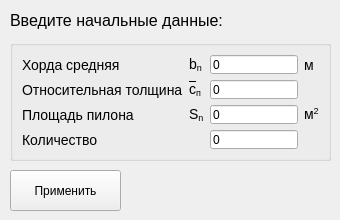
            <widget class="QWidget" name="tab_8">
             <attribute name="title">
              <string>Пилон</string>
             </attribute>
             <widget class="QGroupBox" name="groupBox_12">
              <property name="geometry">
               <rect>
                <x>10</x>
                <y>40</y>
                <width>321</width>
                <height>121</height>
               </rect>
              </property>
              <property name="styleSheet">
               <string notr="true">QLabel{
font-size: 14px;
}</string>
              </property>
              <property name="title">
               <string/>
              </property>
              <layout class="QVBoxLayout" name="verticalLayout_12">
               <item>
                <layout class="QGridLayout" name="gridLayout_14">
                 <item row="2" column="0">
                  <widget class="QLabel" name="label_158">
                   <property name="text">
                    <string>Площадь пилона</string>
                   </property>
                  </widget>
                 </item>
                 <item row="2" column="2">
                  <widget class="QLineEdit" name="ed_Sp">
                   <property name="text">
                    <string>0</string>
                   </property>
                  </widget>
                 </item>
                 <item row="0" column="3">
                  <widget class="QLabel" name="label_217">
                   <property name="text">
                    <string>м</string>
                   </property>
                  </widget>
                 </item>
                 <item row="1" column="0" alignment="Qt::AlignLeft">
                  <widget class="QLabel" name="label_218">
                   <property name="text">
                    <string>Относительная толщина</string>
                   </property>
                  </widget>
                 </item>
                 <item row="0" column="0">
                  <widget class="QLabel" name="label_213">
                   <property name="text">
                    <string>Хорда средняя</string>
                   </property>
                  </widget>
                 </item>
                 <item row="1" column="2">
                  <widget class="QLineEdit" name="ed_cp_">
                   <property name="text">
                    <string>0</string>
                   </property>
                  </widget>
                 </item>
                 <item row="0" column="2">
                  <widget class="QLineEdit" name="ed_bp">
                   <property name="text">
                    <string>0</string>
                   </property>
                  </widget>
                 </item>
                 <item row="2" column="1">
                  <widget class="QLabel" name="label_64">
                   <property name="text">
                    <string>&lt;html&gt;&lt;head/&gt;&lt;body&gt;&lt;p&gt;S&lt;span style=&quot; vertical-align:sub;&quot;&gt;n&lt;/span&gt;&lt;/p&gt;&lt;/body&gt;&lt;/html&gt;</string>
                   </property>
                  </widget>
                 </item>
                 <item row="2" column="3">
                  <widget class="QLabel" name="label_67">
                   <property name="text">
                    <string>&lt;html&gt;&lt;head/&gt;&lt;body&gt;&lt;p&gt;м&lt;span style=&quot; vertical-align:super;&quot;&gt;2&lt;/span&gt;&lt;/p&gt;&lt;/body&gt;&lt;/html&gt;</string>
                   </property>
                  </widget>
                 </item>
                 <item row="0" column="1">
                  <widget class="QLabel" name="label_215">
                   <property name="text">
                    <string>&lt;html&gt;&lt;head/&gt;&lt;body&gt;&lt;p&gt;b&lt;span style=&quot; vertical-align:sub;&quot;&gt;n&lt;/span&gt;&lt;/p&gt;&lt;/body&gt;&lt;/html&gt;</string>
                   </property>
                  </widget>
                 </item>
                 <item row="1" column="1">
                  <widget class="QLabel" name="label_282">
                   <property name="text">
                    <string>&lt;html&gt;&lt;head/&gt;&lt;body&gt;&lt;p&gt;&lt;span style=&quot; text-decoration: overline;&quot;&gt;с&lt;/span&gt;&lt;span style='vertical-align:sub'&gt;п&lt;/span&gt;&lt;/p&gt;&lt;/body&gt;&lt;/html&gt;</string>
                   </property>
                  </widget>
                 </item>
                 <item row="3" column="0">
                  <widget class="QLabel" name="label_82">
                   <property name="text">
                    <string>Количество</string>
                   </property>
                  </widget>
                 </item>
                 <item row="3" column="2">
                  <widget class="QLineEdit" name="ed_np">
                   <property name="text">
                    <string>0</string>
                   </property>
                  </widget>
                 </item>
                </layout>
               </item>
              </layout>
             </widget>
             <widget class="QPushButton" name="buCalPylon">
              <property name="geometry">
               <rect>
                <x>10</x>
                <y>170</y>
                <width>111</width>
                <height>41</height>
               </rect>
              </property>
              <property name="cursor">
               <cursorShape>PointingHandCursor</cursorShape>
              </property>
              <property name="text">
               <string>Применить</string>
              </property>
             </widget>
             <widget class="QLabel" name="label_298">
              <property name="geometry">
               <rect>
                <x>10</x>
                <y>10</y>
                <width>221</width>
                <height>21</height>
               </rect>
              </property>
              <property name="styleSheet">
               <string notr="true">font-size:16px;</string>
              </property>
              <property name="text">
               <string>Введите начальные данные:</string>
              </property>
             </widget>
            </widget>
